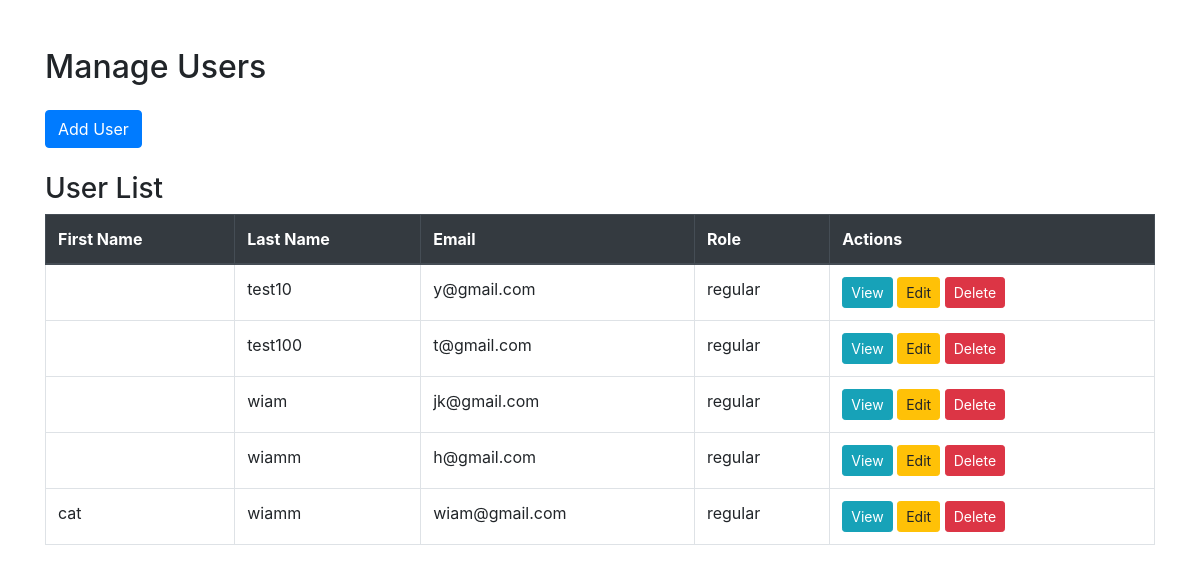
The app's page /manage-users/, older data.
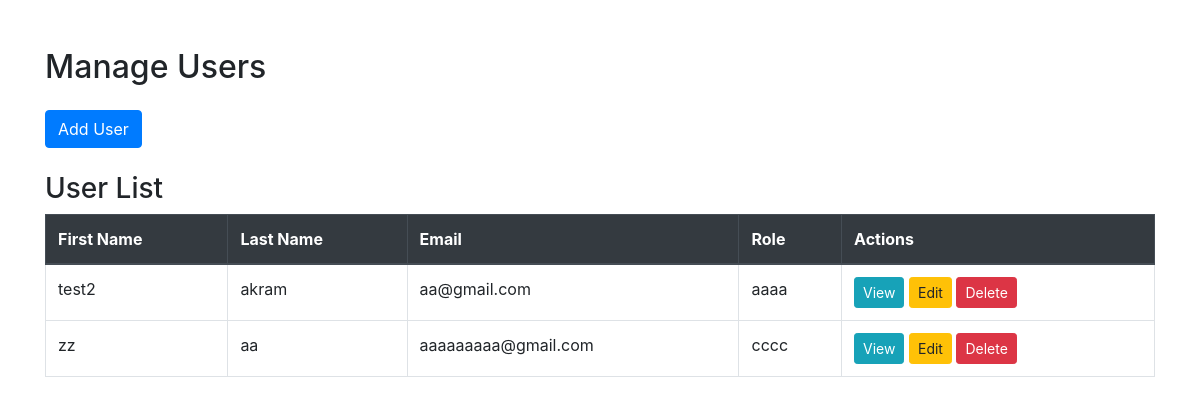
The same page, newer data.
### myapp/models.py (models this page shows)
class User(models.Model):
    id = models.AutoField(primary_key=True)
    nom = models.CharField(max_length=255)
    prenom = models.CharField(max_length=255)
    email = models.EmailField()
    password = models.CharField(max_length=255)
    role = models.CharField(max_length=255)

### myapp/views.py (the view)
# urls.py: path('manage-users/', views.manage_users, name='manage_users'),
def manage_users(request):
    if request.method == 'POST':
        user_id = request.POST.get('user_id')
        if user_id:
            user = get_object_or_404(User, id=user_id)
            form = UserForm(request.POST, instance=user)
        else:
            form = UserForm(request.POST)
        if form.is_valid():
            user = form.save(commit=False)
            if 'password' in form.cleaned_data and form.cleaned_data['password']:
                user.password = make_password(form.cleaned_data['password'])
            user.save()
            return redirect('manage_users')
        if 'delete_user' in request.POST:
            user_id = request.POST.get('user_id')
            user = get_object_or_404(User, id=user_id)
            user.delete()
            return redirect('manage_users')
    else:
        form = UserForm()
    users = User.objects.all()
    return render(request, 'manageuser.html', {'form': form, 'users': users})

### myapp/templates/manageuser.html (shortened to what this page needs)
<!DOCTYPE html>
<html lang="en">
<head>
    <link href="https://maxcdn.bootstrapcdn.com/bootstrap/4.5.2/css/bootstrap.min.css" rel="stylesheet">
</head>
<body>
<div class="container mt-5">
    <h2 class="mb-4">Manage Users</h2>
    <button class="btn btn-primary mb-4" type="button" data-toggle="collapse" data-target="#userForm" aria-expanded="false" aria-controls="userForm" id="formToggleBtn">
        Add User
    </button>
    <h3>User List</h3>
    <table class="table table-bordered">
        <thead class="thead-dark">
        <tr>
            <th>First Name</th>
            <th>Last Name</th>
            <th>Email</th>
            <th>Role</th>
            <th>Actions</th>
        </tr>
        </thead>
        <tbody>
        {% for user in users %}
        <tr>
            <td>{{ user.prenom }}</td>
            <td>{{ user.nom }}</td>
            <td>{{ user.email }}</td>
            <td>{{ user.role }}</td>
            <td>
                <button class="btn btn-info btn-sm" onclick="viewUser({
                    id: '{{ user.id }}',
                    prenom: '{{ user.prenom }}',
                    nom: '{{ user.nom }}',
                    email: '{{ user.email }}',
                    role: '{{ user.role }}'
                })">View</button>
                <button class="btn btn-warning btn-sm" onclick="editUser({
                    id: '{{ user.id }}',
                    prenom: '{{ user.prenom }}',
                    nom: '{{ user.nom }}',
                    email: '{{ user.email }}',
                    role: '{{ user.role }}'
                })">Edit</button>
                <form method="post" action="{% url 'delete_user' %}" style="display:inline;">
                    <button type="submit" name="delete_user" class="btn btn-danger btn-sm">Delete</button>
                </form>
            </td>
        </tr>
        {% endfor %}
        </tbody>
    </table>
</div>
</body>
</html>

Row changes from the older to the newer data that the page shows:
removed User: nom "test10", email "y@gmail.com", role "regular"
removed User: nom "test100", email "t@gmail.com", role "regular"
removed User: nom "wiam", email "jk@gmail.com", role "regular"
removed User: nom "wiamm", email "h@gmail.com", role "regular"
removed User: prenom "cat", nom "wiamm", email "wiam@gmail.com", role "regular"
added User: prenom "test2", nom "akram", email "aa@gmail.com", role "aaaa"
added User: prenom "zz", nom "aa", email "aaaaaaaaa@gmail.com", role "cccc"
